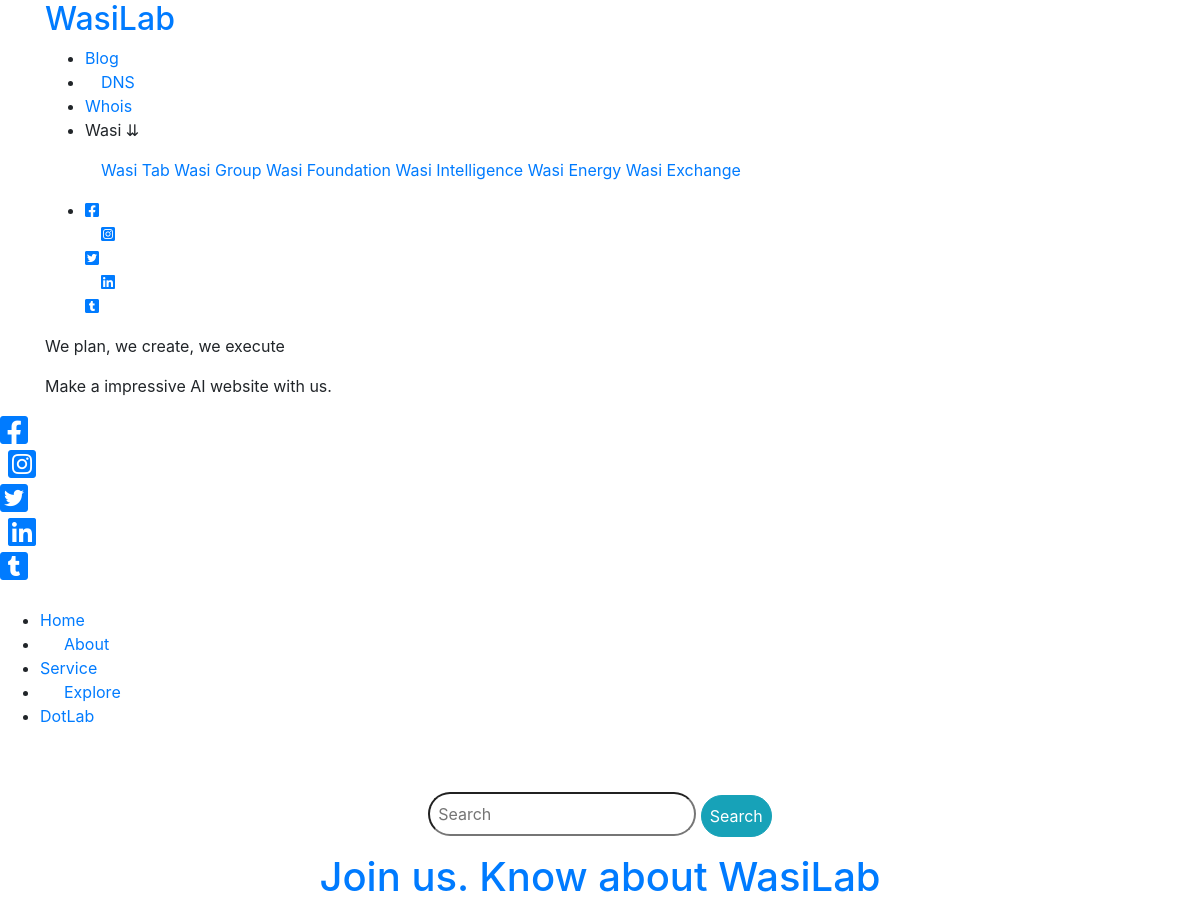
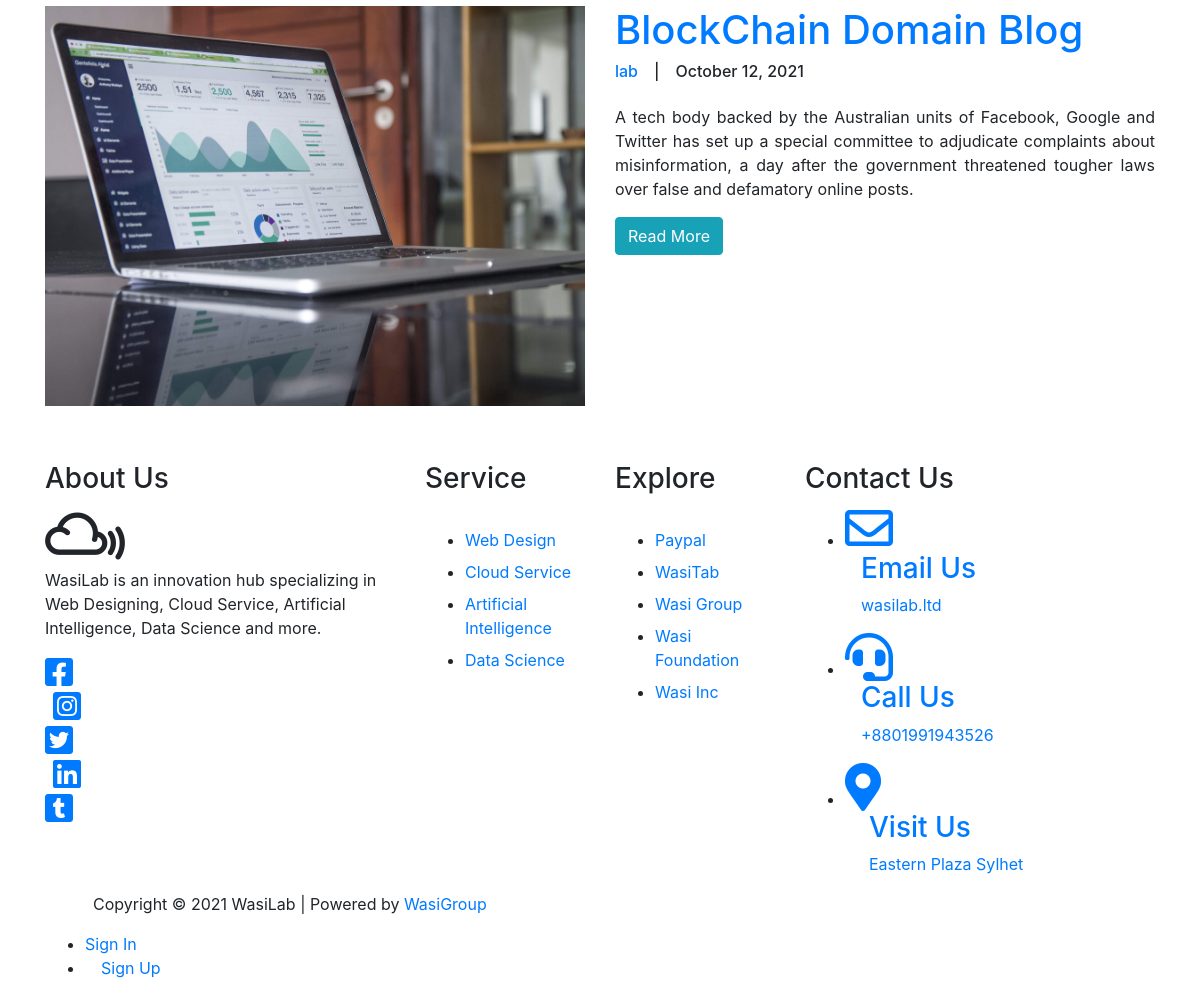
Screenshot of /blog/ with the database file from the repository (2 pictures, top to bottom).
### blog/models.py (models this page shows, shortened)
class blog(models.Model):
        image = models.ImageField(default = 'default.jpg', upload_to = 'loadimg')
        title = models.CharField(max_length= 200)
        author = models.ForeignKey(User, on_delete= models.CASCADE, null=True, blank=True)
        time = models.DateTimeField(default = timezone.now)
        meta = models.TextField( blank= True, null= True)
        body = RichTextField(null=True, blank=True)
        url = models.CharField(max_length = 200)
        slug = models.SlugField(blank=True)

### blog/views.py (the view)
# urls.py: path('', BlogListView.as_view(), name='blog'),
class BlogListView(ListView):
        model= blog
        template_name = 'blog/blog.html'
        context_object_name = 'blogs'
        ordering= {'-time'}
        paginate_by = 2

### blog/templates/blog/blog.html (shortened to what this page needs)
{% extends 'withhero.html' %}
{% load static %}
{% block blog%}
        <div id="blog" class='container py-4'>
                <div class="pb-3">
                        <center>
                                <form action="{% url 'SearchBlog' %}" method="POST" >
                                        <input name="searched" class="rounded-pill p-2" type="text" placeholder="Search">
                                        <button type="submit" class="btn btn-info rounded-pill p-2 border-3">Search</button>
                                </form>
                        </center>
                </div>
                <h1 class="text-center  text-primary">Join us. Know about WasiLab</h1>
                {% for blog in blogs%}
                <div class='row py-3'>
                        <div class= 'col-sm-12 col-md-6'>
                                <a href="{% url 'BlogDetail' blog.slug %}">
                                        <img src="{{blog.image.url}}" alt="" width='100%' height='400px'>
                                </a>
                        </div>
                        <div class="col-sm-12 col-md-6" >
                                <div class="title">
                                        <a href="{% url 'BlogDetail' blog.slug %}">
                                                <h1 class="link-none">{{blog.title}}</h1>
                                        </a>
                                        <span class="d-flex ">
                                                <a href="#">
                                                        <h6>{{blog.author}}</h6>
                                                </a>
                                                <h6 class="px-3">|</h6>
                                                <h6>{{blog.time|date:"F d, Y"}}</h6>
                                         </span>
                                </div>
                                <div class="paragraph">
                                        <p class="pt-3 text-justify">
                                                {{blog.meta}}
                                        </p>
                                </div>
                                <div class="button">
                                        <div class="btn btn-info">
                                                <a href="{% url 'BlogDetail' blog.slug %}" class="text-white"> Read More</a>
                                        </div>
                                </div>
                        </div>
                </div>
                {% endfor %}
        </div>
 {% endblock%}

### pages/withhero.html (shortened to what this page needs)
{% extends 'base.html' %}
{% block content %}
    <section class="hero">
        <div class="heroTxt container">
            <p class="heroSmTxt">We plan, we create, we execute</p>
            <p class="heroLgTxt">Make a impressive AI website with us.</p>
        </div>
        <div class="heroIcon">
            <div class="facebook">
                <a href="https://www.facebook.com/wasilab.ltd" target="_blank">
                    <i class="fab fa-facebook-square fa-2x"></i>
                </a>
            </div>
            <div class="instagram">
                <a href="https://www.instagram.com/wasi_lab" target="_blank">
                    <i class="fab fa-instagram-square fa-2x px-2"></i>
                </a>
            </div>
            <div class="twitter">
                <a href="https://twitter.com/wasi_lab" target="_blank">
                    <i class="fab fa-twitter-square fa-2x"></i>
                </a>
            </div>
            <div class="linkedin">
                <a href="https://www.linkedin.com/company/wasilab" target="_blank">
                    <i class="fab fa-linkedin fa-2x px-2"></i>
                </a>
            </div>
            <div class="tumblr">
                <a href="https://wasilab.tumblr.com" target="_blank">
                    <i class="fab fa-tumblr-square fa-2x"></i>
                </a>
            </div>
        </div>
    </section>
    <section id="bodyLink">
        <div class="link py-sm-4 ">
            <ul>
                <li>
                    <a href="#">Home</a>
                </li>
                <li>
                    <a href="#StatCounter" class="px-sm-4 px-2">About</a>
                </li>
                <li>
                    <a href="#ourWork">Service</a>
                </li>
                <li>
                    <a href="#SlidebarNav" class="px-sm-4 px-2">Explore</a>
                </li>
                <li>
                    <a href="#crd">DotLab</a>
                </li>
            </ul>
        </div>
    </section>
    {% block blog %}{% endblock %}
{% endblock %}

### pages/base.html (shortened to what this page needs)
{% load static %}
<!DOCTYPE html>
<html lang="en">
{% include 'ahead.html' %}
<body>
    <header id="header">
        <nav class="container Navbar">
            <div class="NavbarContainer">
                <a class="NavbarLogo" href="/"><h2>WasiLab</h2></a>
                <div class="NavbarMenu">
                <ul class="NavbarMenuz">
                    <li class="NavbarItems">
                        <a href="{% url 'blog' %}" class="NavbarLinks link1">Blog</a>
                    </li>
                    <li class="NavbarItems">
                        <a class=" px-3 NavbarLinks link1" href="{% url 'DomainName' %}">DNS</a>
                    </li>
                    <li class="NavbarItems">
                        <a style="padding-right:13px;" href="{% url 'Whois' %}" class="NavbarLinks link1">Whois</a>
                    </li>
                    <li class="NavbarItems ex">
                        <div class="DropDown">
                            <div class="NavbarLinks">Wasi ⇊</div>
                            <div class="DropDownContent p-sm-3">
                                <a class="NavbarLinks" href="#">Wasi Tab</a>
                                <a class="NavbarLinks" href="#">Wasi Group</a>
                                <a class="NavbarLinks" href="#">Wasi Foundation</a>
                                <a class="NavbarLinks" href="#">Wasi Intelligence</a>
                                <a class="NavbarLinks" href="#">Wasi Energy</a>
                                <a class="NavbarLinks" href="#">Wasi Exchange</a>
                            </div>
                        </div>
                    </li>
                    <li class="NavbarItems">
                        <div class="heroIcon">
                            <div class="facebook">
                                <a href="https://www.facebook.com/wasilab.ltd" target="_blank">
                                    <i class="fab fa-facebook-square fa-1x"></i>
                                </a>
                            </div>
                            <div class="instagram">
                                <a href="https://www.instagram.com/wasi_lab" target="_blank">
                                    <i class="fab fa-instagram-square fa-1x px-3"></i>
                                </a>
                            </div>
                            <div class="twitter">
                                <a href="https://twitter.com/wasi_lab" target="_blank">
                                    <i class="fab fa-twitter-square fa-1x"></i>
                                </a>
                            </div>
                            <div class="linkedin">
                                <a href="https://www.linkedin.com/company/wasilab" target="_blank">
                                    <i class="fab fa-linkedin fa-1x px-3"></i>
                                </a>
                            </div>
                            <div class="tumblr">
                                <a href="https://wasilab.tumblr.com" target="_blank">
                                    <i class="fab fa-tumblr-square fa-1x"></i>
                                </a>
                            </div>
                        </div>
                    </li>
                </ul>
                </div>
            </div>
        </nav>
    </header>
    {% block content %}{% endblock %}
    <footer id="footer">
        <div class="container pt-3">
            <div id="ft" class="row">
                <div class="ftabout col-12 col-sm-4 ">
                     <h3>About Us</h3>
                     <div>
                        <i class="fab fa-mixcloud fa-4x"></i>
                        <p>WasiLab  is an innovation hub specializing in Web Designing,
                            Cloud Service, Artificial Intelligence, Data Science and more.</p>
                     </div>
                     <div class="heroIcon">
                        <div class="facebook">
                            <a href="https://www.facebook.com/wasilab.ltd" target="_blank">
                                <i class="fab fa-facebook-square fa-2x"></i>
                            </a>
                        </div>
                        <div class="instagram">
                            <a href="https://www.instagram.com/wasi_lab" target="_blank">
                                <i class="fab fa-instagram-square fa-2x px-2"></i>
                            </a>
                        </div>
                        <div class="twitter">
                            <a href="https://twitter.com/wasi_lab" target="_blank">
                                <i class="fab fa-twitter-square fa-2x"></i>
                            </a>
                        </div>
                        <div class="linkedin">
                            <a href="https://www.linkedin.com/company/wasilab" target="_blank">
                                <i class="fab fa-linkedin fa-2x px-2"></i>
                            </a>
                        </div>
                        <div class="tumblr">
                            <a href="https://wasilab.tumblr.com" target="_blank">
                                <i class="fab fa-tumblr-square fa-2x"></i>
                            </a>
                        </div>
                    </div>
                </div>
                <div class="ftservice col-12 col-sm-3 col-md-2 ">
                    <h3 class="pb-2 pb-sm-4">Service</h3>
                    <div class="serviceLink">
                        <ul>
                            <li>
                                <a href="#"> Web Design</a>
                            </li>
                            <li class="py-2">
                                <a href="#"> Cloud Service</a>
                            </li>
                            <li>
                                <a href="#"> Artificial Intelligence</a>
                            </li>
                            <li class="pt-2">
                                <a href="#"> Data Science</a>
                            </li>
                        </ul>
                    </div>
                </div>
                <div class="ftservice2 col-6 col-sm-2">
                    <div class="ft2">
                        <h3 class="pb-4">Explore</h3>
                        <div class="serviceLink">
                            <ul>
                                <li>
                                    <a href="{% url 'paypal' %}">Paypal</a>
                                </li>
                                <li class="py-2">
                                    <a href="#"> WasiTab</a>
                                </li>
                                <li>
                                    <a href="#"> Wasi Group</a>
                                </li>
                                <li class="py-2">
                                    <a href="#"> Wasi Foundation</a>
                                </li>
                                <li>
                                    <a href="#"> Wasi Inc</a>
                                </li>
                            </ul>
                        </div>
                    </div>
                </div>
                <div class="joinus col-6 col-sm-4 ">
                    <div class="cu">
                        <h3 class="">Contact Us</h3>
                        <div class="serviceLink">
                            <ul>
                                <li>
                                    <a href="mailto:wasilab.ltd@gmail.com">
                                        <i class="far fa-envelope fa-3x"></i>
                                        <div class="px-3 ftr">
                                            <h3>Email Us</h3>
                                            <p>wasilab.ltd</p>
                                        </div>
                                    </a>
                                </li>
                                <li class="">
                                    <a href="tel:+8801991843526">
                                        <i class="fas fa-headset fa-3x"></i>
                                        <div class="px-3 ftr">
                                            <h3>Call Us</h3>
                                            <p>+8801991943526</p>
                                        </div>
                                    </a>
                                </li>
                                <li>
                                    <a href="#">
                                        <i class="fas fa-map-marker-alt fa-3x"></i>
                                        <div class="px-4 ftr">
                                            <h3>Visit Us</h3>
                                            <p>Eastern Plaza Sylhet</p>
                                        </div>
                                    </a>
                                </li>
                            </ul>
                        </div>
                    </div>
                </div>
            </div>
        </div>
        <div id="ct" class="cp">
            <div class="container">
                <p class="pl-5">Copyright &copy; 2021 WasiLab | Powered by <a href="https://pray4refugees.org/wasi-group" target="_blank">WasiGroup</a></p>
            </div>
            <div class='footer-link3 container'>
                <ul>
                    {% if user.is_authenticated %}
                    <li ><a href="{% url 'profile' %}">{{user.first_name}}</a></li>
                    <li class="px-1"><a href="{% url 'logout' %}">Logout</a></li>
                    {% else %}
                    <li><a href="{% url 'signin' %}">Sign In</a></li>
                    <li class="px-3"><a href="{% url 'register' %}">Sign Up</a></li>
                    {% endif %}
                </ul>
            </div>
        </div>
    </footer>
</body>
</html>

### pages/ahead.html (shortened to what this page needs)
{% load static %}
<head>
    <link rel="stylesheet" href="{% static 'others/bootstrap/css/bootstrap-grid.min.css' %}">
    <link rel="stylesheet" href="https://cdnjs.cloudflare.com/ajax/libs/bootstrap/4.6.0/css/bootstrap.min.css" />
    <link rel="stylesheet" href="https://cdnjs.cloudflare.com/ajax/libs/font-awesome/5.15.3/css/all.min.css" />
    <link rel="stylesheet" href="{% static 'css/style.css' %}">
</head>

### pages/ajavascript.html (shortened to what this page needs)
{% load static %}

### rows the page displays
blog: image (picture), title "BlockChain Domain Blog", author "lab", time "October 12, 2021", meta "A tech body backed by the Australian units of Facebook, Google and Twitter has set up a special committee to adjudicate complaints about misinformation, a day after the government threatened tougher laws over false and defamatory online posts."
